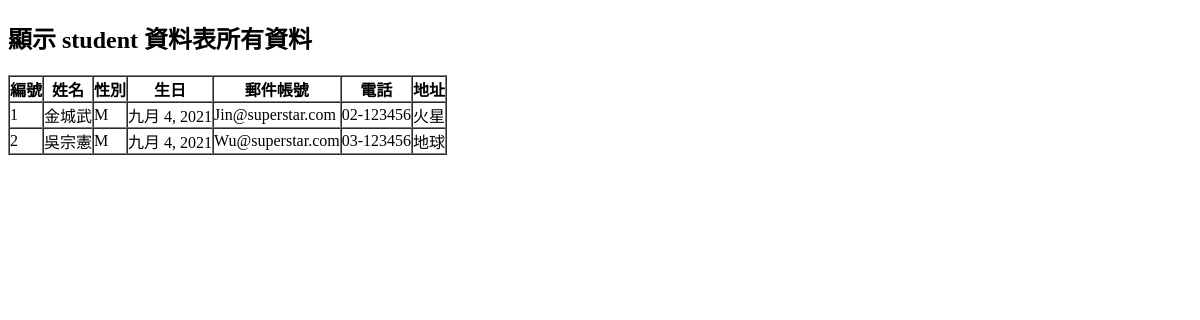
Before: /listall2/ with the older database file.
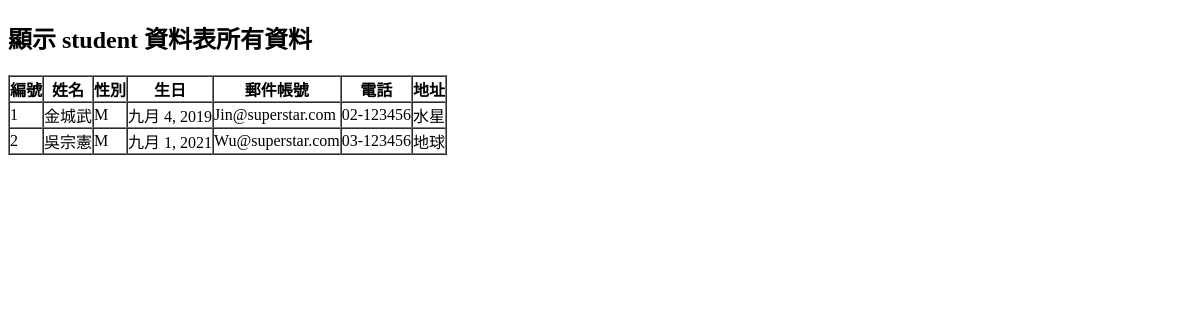
After: the same page with the newer database file.
### myapp/models.py (models this page shows, shortened)
class student(models.Model):
    cName = models.CharField(max_length=20, null=False)
    cSex = models.CharField(max_length=2, default='M', null=False)
    cBirthday = models.DateField(null=False)
    cEmail = models.EmailField(max_length=100, blank=True, default='')
    cPhone = models.CharField(max_length=50, blank=True, default='')
    cAddr = models.CharField(max_length=255, blank=True, default='')

### myapp/views.py (the view)
# urls.py: path('listall2/',views.listall2),
def listall2(request):
	students = student.objects.all().order_by('id')  #依id遞增排序
	return render(request, "listall2.html", locals())

### templates/listall2.html (shortened to what this page needs)
{% extends 'base.html' %}
{% block content %}
    <h2 align="left">顯示 student 資料表所有資料</h2>
    <table border="1" cellpadding="0" cellspacing="0">
        <th>編號</th><th>姓名</th><th>性別</th><th>生日</th><th>郵件帳號</th><th>電話</th><th>地址</th>
        {% for student in students %}
            <tr>
                <td>{{ student.id }}</td>
                <td>{{ student.cName }}</td>
                <td>{{ student.cSex }}</td>
                <td>{{ student.cBirthday }}</td>
                <td>{{ student.cEmail }}</td>
                <td>{{ student.cPhone }}</td>
                <td>{{ student.cAddr }}</td>
            </tr>
        {% endfor %}
    </table>
{% endblock %}

Changed rows visible on the page:
changed student "金城武": cBirthday "九月 4, 2021" → "九月 4, 2019"; cAddr "火星" → "水星"
changed student "吳宗憲": cBirthday "九月 4, 2021" → "九月 1, 2021"
